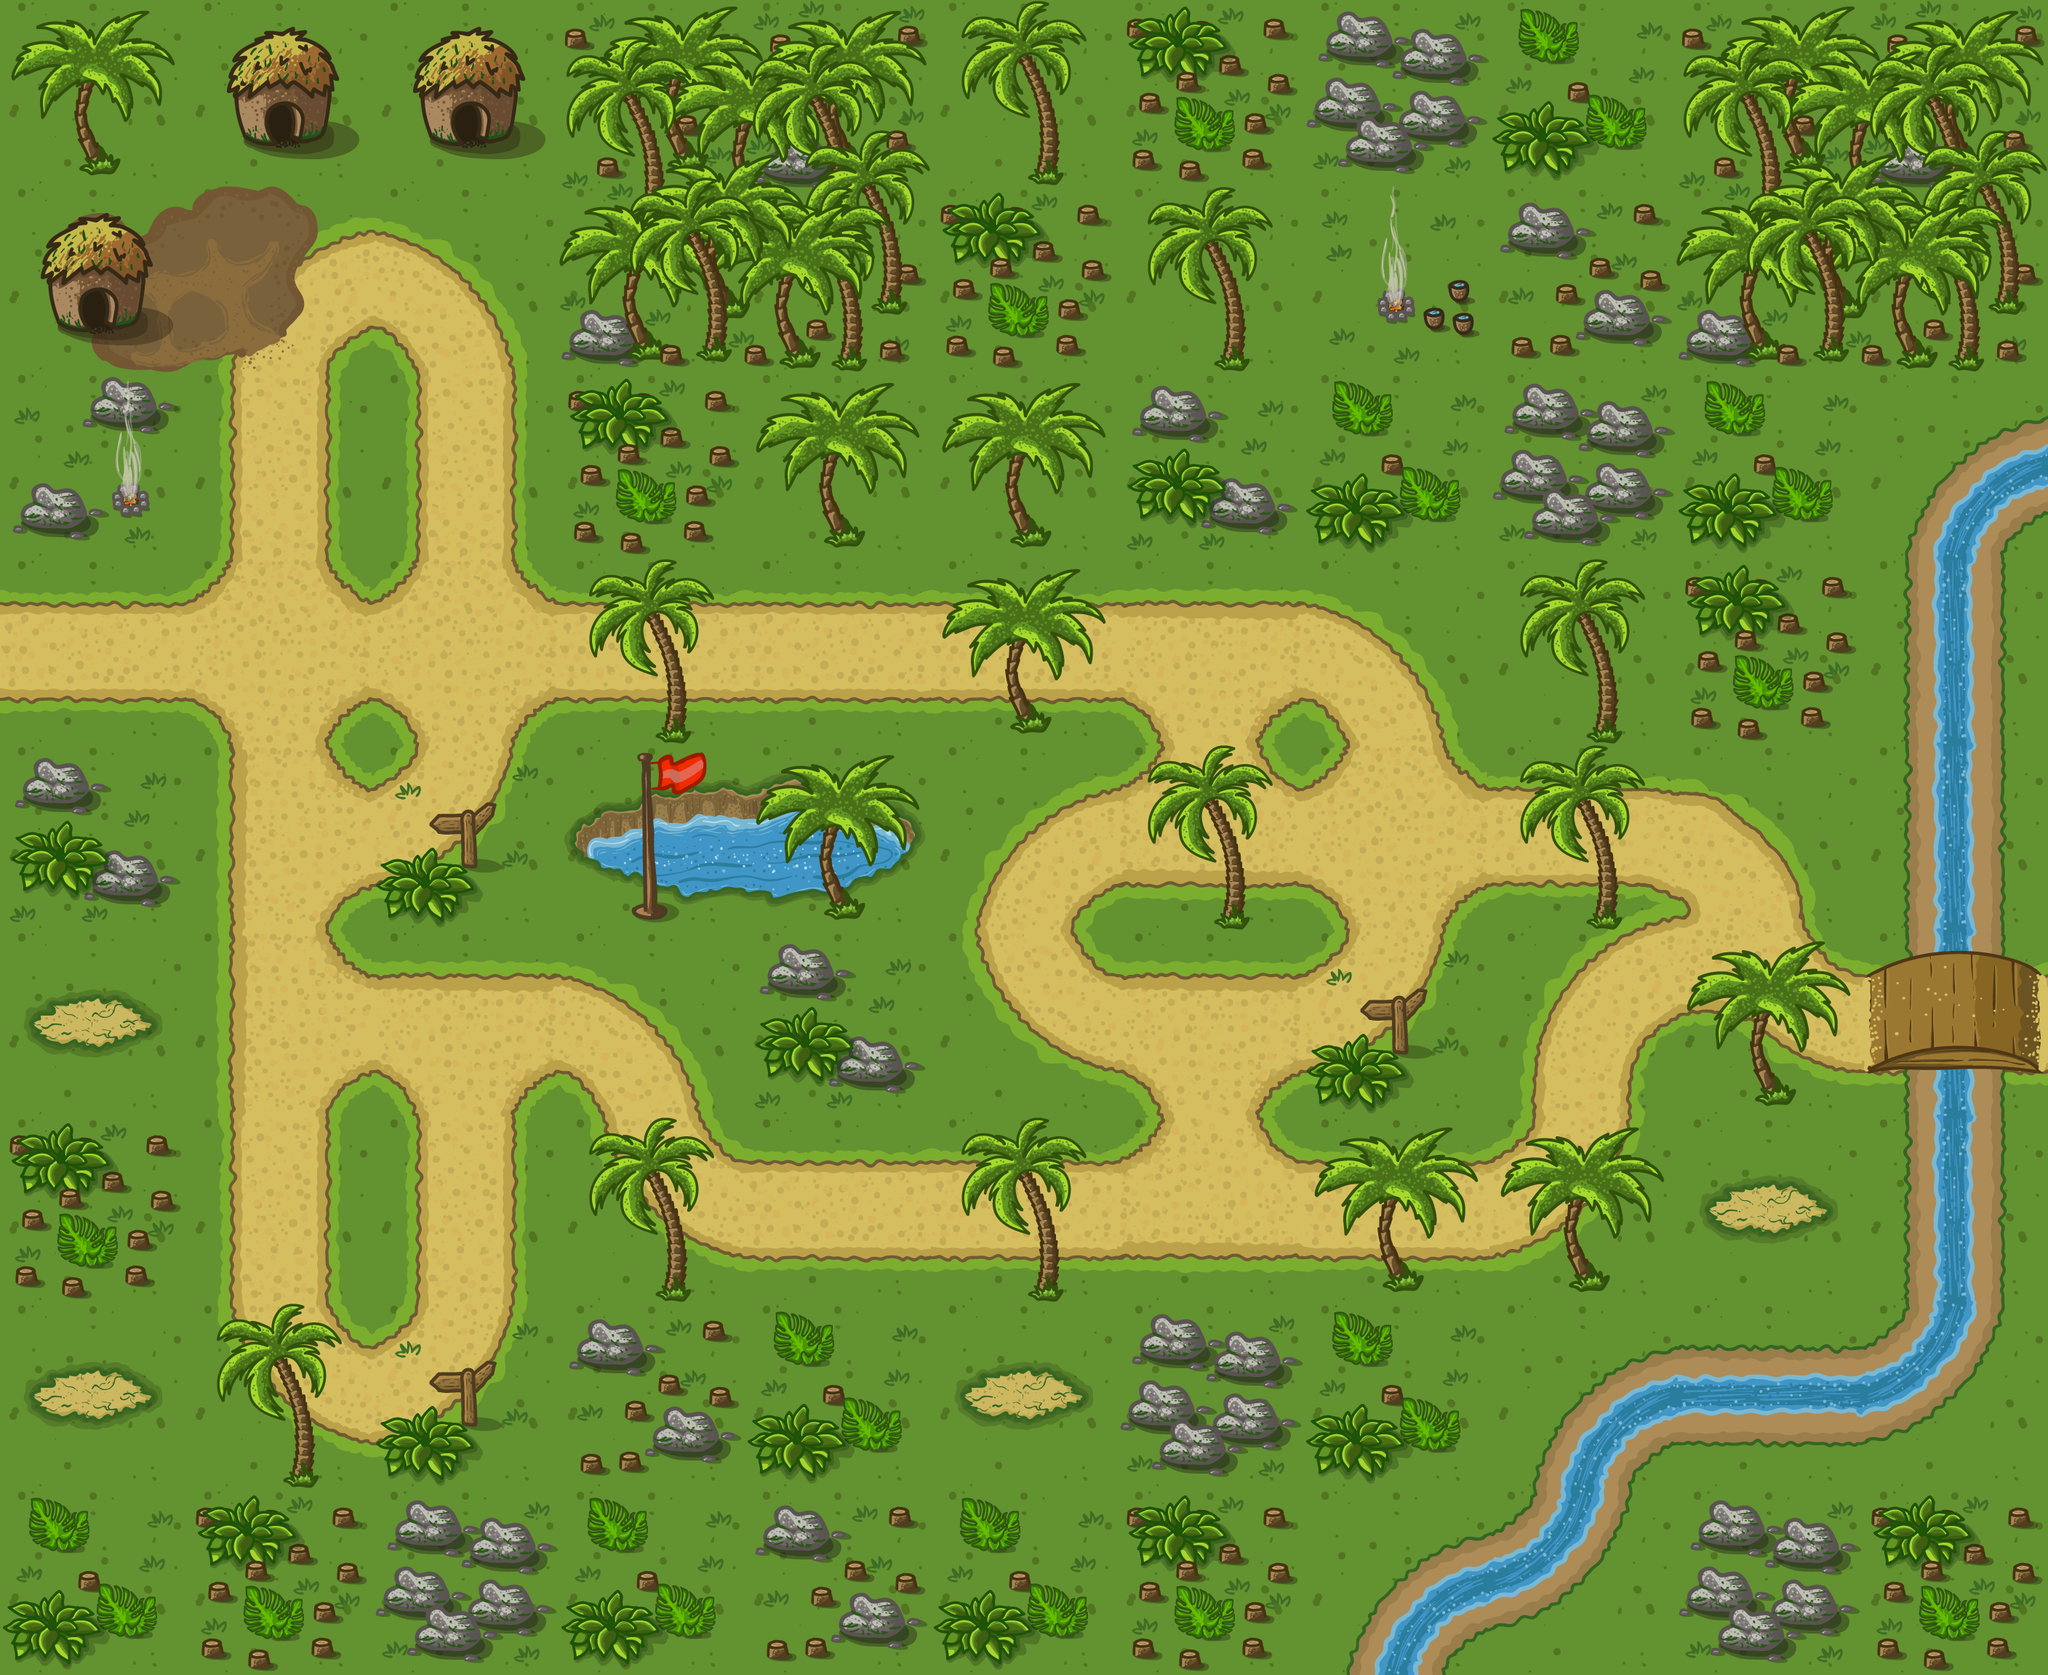

Below is a game level as drawn by its tile map, then a one-line description and the .tmx file that defines it, in full:
An orthogonal 11x9 tile map with 256x256 px tiles, 5 tile layers (bg, road, river, dec, ...).

<map version="1.5" tiledversion="1.7.2" orientation="orthogonal" renderorder="right-down" width="11" height="9" tilewidth="256" tileheight="256" infinite="0" nextlayerid="8" nextobjectid="1">
 <tileset firstgid="1" name="tail" tilewidth="256" tileheight="256" tilecount="42" columns="0">
  <grid orientation="orthogonal" width="1" height="1" />
  <tile id="200">
   <image width="256" height="256" source="../PNG/tail_5/1.png" />
  </tile>
  <tile id="201">
   <image width="256" height="256" source="../PNG/tail_5/2.png" />
  </tile>
  <tile id="202">
   <image width="256" height="256" source="../PNG/tail_5/3.png" />
  </tile>
  <tile id="203">
   <image width="256" height="256" source="../PNG/tail_5/4.png" />
  </tile>
  <tile id="204">
   <image width="256" height="256" source="../PNG/tail_5/5.png" />
  </tile>
  <tile id="205">
   <image width="256" height="256" source="../PNG/tail_5/6.png" />
  </tile>
  <tile id="206">
   <image width="256" height="256" source="../PNG/tail_5/7.png" />
  </tile>
  <tile id="207">
   <image width="256" height="256" source="../PNG/tail_5/8.png" />
  </tile>
  <tile id="208">
   <image width="256" height="256" source="../PNG/tail_5/9.png" />
  </tile>
  <tile id="209">
   <image width="256" height="256" source="../PNG/tail_5/10.png" />
  </tile>
  <tile id="210">
   <image width="256" height="256" source="../PNG/tail_5/11.png" />
  </tile>
  <tile id="211">
   <image width="256" height="256" source="../PNG/tail_5/12.png" />
  </tile>
  <tile id="212">
   <image width="256" height="256" source="../PNG/tail_5/13.png" />
  </tile>
  <tile id="213">
   <image width="256" height="256" source="../PNG/tail_5/14.png" />
  </tile>
  <tile id="214">
   <image width="256" height="256" source="../PNG/tail_5/15.png" />
  </tile>
  <tile id="215">
   <image width="256" height="256" source="../PNG/tail_5/16.png" />
  </tile>
  <tile id="216">
   <image width="256" height="256" source="../PNG/tail_5/17.png" />
  </tile>
  <tile id="217">
   <image width="256" height="256" source="../PNG/tail_5/18.png" />
  </tile>
  <tile id="218">
   <image width="256" height="256" source="../PNG/tail_5/19.png" />
  </tile>
  <tile id="219">
   <image width="256" height="256" source="../PNG/tail_5/20.png" />
  </tile>
  <tile id="220">
   <image width="256" height="256" source="../PNG/tail_5/21.png" />
  </tile>
  <tile id="221">
   <image width="256" height="256" source="../PNG/tail_5/22.png" />
  </tile>
  <tile id="222">
   <image width="256" height="256" source="../PNG/tail_5/23.png" />
  </tile>
  <tile id="223">
   <image width="256" height="256" source="../PNG/tail_5/24.png" />
  </tile>
  <tile id="224">
   <image width="256" height="256" source="../PNG/tail_5/25.png" />
  </tile>
  <tile id="225">
   <image width="256" height="256" source="../PNG/tail_5/26.png" />
  </tile>
  <tile id="226">
   <image width="256" height="256" source="../PNG/tail_5/27.png" />
  </tile>
  <tile id="227">
   <image width="256" height="256" source="../PNG/tail_5/28.png" />
  </tile>
  <tile id="228">
   <image width="256" height="256" source="../PNG/tail_5/29.png" />
  </tile>
  <tile id="229">
   <image width="256" height="256" source="../PNG/tail_5/30.png" />
  </tile>
  <tile id="230">
   <image width="256" height="256" source="../PNG/tail_5/31.png" />
  </tile>
  <tile id="231">
   <image width="256" height="256" source="../PNG/tail_5/32.png" />
  </tile>
  <tile id="232">
   <image width="256" height="256" source="../PNG/tail_5/33.png" />
  </tile>
  <tile id="233">
   <image width="256" height="256" source="../PNG/tail_5/34.png" />
  </tile>
  <tile id="234">
   <image width="256" height="256" source="../PNG/tail_5/35.png" />
  </tile>
  <tile id="235">
   <image width="256" height="256" source="../PNG/tail_5/36.png" />
  </tile>
  <tile id="236">
   <image width="256" height="256" source="../PNG/tail_5/37.png" />
  </tile>
  <tile id="237">
   <image width="256" height="256" source="../PNG/tail_5/38.png" />
  </tile>
  <tile id="238">
   <image width="256" height="256" source="../PNG/tail_5/39.png" />
  </tile>
  <tile id="239">
   <image width="256" height="256" source="../PNG/tail_5/40.png" />
  </tile>
  <tile id="240">
   <image width="256" height="256" source="../PNG/tail_5/41.png" />
  </tile>
  <tile id="241">
   <image width="256" height="256" source="../PNG/tail_5/42.png" />
  </tile>
 </tileset>
 <layer id="4" name="bg" width="11" height="9">
  <data encoding="csv">
222,222,222,222,222,222,222,222,222,222,222,
222,222,222,222,222,222,222,222,222,222,222,
222,222,222,222,222,222,222,222,222,222,222,
222,222,222,222,222,222,222,222,222,222,222,
222,222,222,222,222,222,222,222,222,222,222,
222,222,222,222,222,222,222,222,222,222,222,
222,222,222,222,222,222,222,222,222,222,222,
222,222,222,222,222,222,222,222,222,222,222,
222,222,222,222,222,222,222,222,222,222,222
</data>
 </layer>
 <layer id="1" name="road" width="11" height="9">
  <data encoding="csv">
0,0,0,0,0,0,0,0,0,0,0,
0,201,202,0,0,0,0,0,0,0,0,
0,205,205,0,0,0,0,0,0,0,0,
206,208,208,206,206,206,207,202,0,0,0,
0,1610612943,204,0,0,201,3221225679,208,209,210,0,
0,1610612943,207,202,0,203,207,204,211,212,206,
0,205,205,203,206,206,3221225679,206,204,0,0,
0,203,204,0,0,0,0,0,0,0,0,
0,0,0,0,0,0,0,0,0,0,0
</data>
 </layer>
 <layer id="3" name="river" width="11" height="9">
  <data encoding="csv">
0,0,0,0,0,0,0,0,0,0,0,
0,0,0,0,0,0,0,0,0,0,0,
0,0,0,0,0,0,0,0,0,0,213,
0,0,0,0,0,0,0,0,0,0,217,
0,0,0,235,236,0,0,0,0,0,217,
0,0,0,0,0,0,0,0,0,0,217,
0,0,0,0,0,0,0,0,0,0,217,
0,0,0,0,0,0,0,0,213,218,216,
0,0,0,0,0,0,0,213,216,0,0
</data>
 </layer>
 <layer id="7" name="dec" width="11" height="9">
  <data encoding="csv">
0,0,0,0,0,0,0,0,0,0,0,
233,234,0,0,0,0,0,0,0,0,0,
0,0,0,0,0,0,0,0,0,0,0,
0,0,0,0,0,0,0,0,0,0,0,
0,0,0,0,0,0,0,0,0,0,0,
0,0,0,0,0,0,0,0,0,0,0,
0,0,0,0,0,0,0,0,0,0,0,
0,0,0,0,0,0,0,0,0,0,0,
0,0,0,0,0,0,0,0,0,0,0
</data>
 </layer>
 <layer id="5" name="obj" width="11" height="9">
  <data encoding="csv">
242,220,220,237,238,241,232,225,224,237,238,
220,0,0,239,240,232,241,226,231,239,240,
228,0,0,232,242,242,223,224,225,224,0,
0,0,0,241,0,242,0,0,241,232,0,
223,0,227,221,242,0,241,0,241,0,0,
229,0,0,0,223,0,0,227,0,242,219,
232,0,0,241,0,241,0,242,242,229,0,
229,241,227,231,224,229,225,224,0,0,0,
224,232,225,224,231,224,232,0,0,225,232
</data>
 </layer>
</map>
